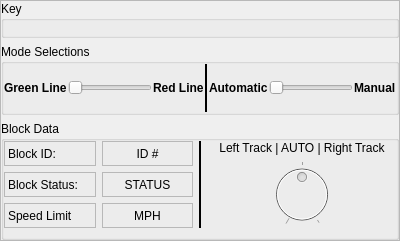
          <widget class="QFrame" name="frame_3">
           <property name="frameShape">
            <enum>QFrame::StyledPanel</enum>
           </property>
           <property name="frameShadow">
            <enum>QFrame::Plain</enum>
           </property>
           <property name="lineWidth">
            <number>2</number>
           </property>
           <layout class="QVBoxLayout" name="verticalLayout_3">
            <property name="leftMargin">
             <number>0</number>
            </property>
            <property name="topMargin">
             <number>0</number>
            </property>
            <property name="rightMargin">
             <number>0</number>
            </property>
            <property name="bottomMargin">
             <number>0</number>
            </property>
            <item>
             <layout class="QVBoxLayout" name="verticalLayout" stretch="1,3,5">
              <item>
               <widget class="QGroupBox" name="groupBox_4">
                <property name="title">
                 <string>Key</string>
                </property>
                <layout class="QHBoxLayout" name="horizontalLayout_7">
                 <property name="leftMargin">
                  <number>0</number>
                 </property>
                 <property name="topMargin">
                  <number>0</number>
                 </property>
                 <property name="rightMargin">
                  <number>0</number>
                 </property>
                 <property name="bottomMargin">
                  <number>0</number>
                 </property>
                 <item>
                  <layout class="QVBoxLayout" name="verticalLayout_5">
                   <item>
                    <widget class="QLabel" name="main_key">
                     <property name="text">
                      <string/>
                     </property>
                     <property name="pixmap">
                      <pixmap>key3.PNG</pixmap>
                     </property>
                     <property name="scaledContents">
                      <bool>true</bool>
                     </property>
                    </widget>
                   </item>
                  </layout>
                 </item>
                </layout>
               </widget>
              </item>
              <item>
               <widget class="QGroupBox" name="groupBox_5">
                <property name="autoFillBackground">
                 <bool>false</bool>
                </property>
                <property name="title">
                 <string>Mode Selections</string>
                </property>
                <layout class="QHBoxLayout" name="horizontalLayout_8">
                 <property name="spacing">
                  <number>1</number>
                 </property>
                 <property name="leftMargin">
                  <number>0</number>
                 </property>
                 <property name="topMargin">
                  <number>0</number>
                 </property>
                 <property name="rightMargin">
                  <number>0</number>
                 </property>
                 <property name="bottomMargin">
                  <number>0</number>
                 </property>
                 <item>
                  <widget class="QLabel" name="label_3">
                   <property name="font">
                    <font>
                     <weight>75</weight>
                     <bold>true</bold>
                    </font>
                   </property>
                   <property name="text">
                    <string>Green Line</string>
                   </property>
                  </widget>
                 </item>
                 <item>
                  <widget class="QSlider" name="main_line_slider">
                   <property name="maximum">
                    <number>1</number>
                   </property>
                   <property name="orientation">
                    <enum>Qt::Horizontal</enum>
                   </property>
                  </widget>
                 </item>
                 <item>
                  <widget class="QLabel" name="label_4">
                   <property name="font">
                    <font>
                     <weight>75</weight>
                     <bold>true</bold>
                    </font>
                   </property>
                   <property name="text">
                    <string>Red Line</string>
                   </property>
                  </widget>
                 </item>
                 <item>
                  <widget class="Line" name="line">
                   <property name="windowModality">
                    <enum>Qt::WindowModal</enum>
                   </property>
                   <property name="sizePolicy">
                    <sizepolicy hsizetype="Fixed" vsizetype="Preferred">
                     <horstretch>0</horstretch>
                     <verstretch>0</verstretch>
                    </sizepolicy>
                   </property>
                   <property name="frameShadow">
                    <enum>QFrame::Plain</enum>
                   </property>
                   <property name="lineWidth">
                    <number>2</number>
                   </property>
                   <property name="orientation">
                    <enum>Qt::Vertical</enum>
                   </property>
                  </widget>
                 </item>
                 <item>
                  <widget class="QLabel" name="label_5">
                   <property name="font">
                    <font>
                     <weight>75</weight>
                     <bold>true</bold>
                    </font>
                   </property>
                   <property name="text">
                    <string>Automatic</string>
                   </property>
                   <property name="alignment">
                    <set>Qt::AlignLeading|Qt::AlignLeft|Qt::AlignVCenter</set>
                   </property>
                  </widget>
                 </item>
                 <item>
                  <widget class="QSlider" name="main_mode_slider">
                   <property name="maximum">
                    <number>1</number>
                   </property>
                   <property name="orientation">
                    <enum>Qt::Horizontal</enum>
                   </property>
                  </widget>
                 </item>
                 <item>
                  <widget class="QLabel" name="label_6">
                   <property name="font">
                    <font>
                     <weight>75</weight>
                     <bold>true</bold>
                    </font>
                   </property>
                   <property name="text">
                    <string>Manual</string>
                   </property>
                   <property name="alignment">
                    <set>Qt::AlignLeading|Qt::AlignLeft|Qt::AlignVCenter</set>
                   </property>
                  </widget>
                 </item>
                </layout>
               </widget>
              </item>
              <item>
               <widget class="QGroupBox" name="groupBox_3">
                <property name="title">
                 <string>Block Data</string>
                </property>
                <layout class="QHBoxLayout" name="horizontalLayout_10">
                 <property name="leftMargin">
                  <number>0</number>
                 </property>
                 <property name="topMargin">
                  <number>0</number>
                 </property>
                 <property name="rightMargin">
                  <number>0</number>
                 </property>
                 <item>
                  <widget class="QWidget" name="widget" native="true">
                   <layout class="QGridLayout" name="gridLayout_2">
                    <property name="leftMargin">
                     <number>0</number>
                    </property>
                    <property name="topMargin">
                     <number>0</number>
                    </property>
                    <property name="rightMargin">
                     <number>0</number>
                    </property>
                    <property name="bottomMargin">
                     <number>0</number>
                    </property>
                    <item row="0" column="0">
                     <layout class="QGridLayout" name="gridLayout">
                      <item row="0" column="1">
                       <widget class="QLabel" name="main_active_block_id">
                        <property name="frameShape">
                         <enum>QFrame::StyledPanel</enum>
                        </property>
                        <property name="text">
                         <string>ID #</string>
                        </property>
                        <property name="alignment">
                         <set>Qt::AlignCenter</set>
                        </property>
                       </widget>
                      </item>
                      <item row="1" column="1">
                       <widget class="QLabel" name="main_active_block_status">
                        <property name="frameShape">
                         <enum>QFrame::StyledPanel</enum>
                        </property>
                        <property name="text">
                         <string>STATUS</string>
                        </property>
                        <property name="alignment">
                         <set>Qt::AlignCenter</set>
                        </property>
                       </widget>
                      </item>
                      <item row="2" column="1">
                       <widget class="QLabel" name="main_active_block_speed_limit">
                        <property name="frameShape">
                         <enum>QFrame::StyledPanel</enum>
                        </property>
                        <property name="text">
                         <string>MPH</string>
                        </property>
                        <property name="alignment">
                         <set>Qt::AlignCenter</set>
                        </property>
                       </widget>
                      </item>
                      <item row="1" column="0">
                       <widget class="QLabel" name="label_10">
                        <property name="frameShape">
                         <enum>QFrame::StyledPanel</enum>
                        </property>
                        <property name="text">
                         <string>Block Status:</string>
                        </property>
                       </widget>
                      </item>
                      <item row="2" column="0">
                       <widget class="QLabel" name="label_11">
                        <property name="frameShape">
                         <enum>QFrame::StyledPanel</enum>
                        </property>
                        <property name="text">
                         <string>Speed Limit</string>
                        </property>
                       </widget>
                      </item>
                      <item row="0" column="0">
                       <widget class="QLabel" name="label_9">
                        <property name="frameShape">
                         <enum>QFrame::StyledPanel</enum>
                        </property>
                        <property name="text">
                         <string>Block ID:</string>
                        </property>
                       </widget>
                      </item>
                     </layout>
                    </item>
                   </layout>
                  </widget>
                 </item>
                 <item>
                  <widget class="Line" name="line_2">
                   <property name="frameShadow">
                    <enum>QFrame::Plain</enum>
                   </property>
                   <property name="lineWidth">
                    <number>2</number>
                   </property>
                   <property name="orientation">
                    <enum>Qt::Vertical</enum>
                   </property>
                  </widget>
                 </item>
                 <item>
                  <widget class="QWidget" name="widget_2" native="true">
                   <layout class="QVBoxLayout" name="verticalLayout_7">
                    <property name="leftMargin">
                     <number>0</number>
                    </property>
                    <property name="topMargin">
                     <number>0</number>
                    </property>
                    <property name="rightMargin">
                     <number>0</number>
                    </property>
                    <property name="bottomMargin">
                     <number>0</number>
                    </property>
                    <item>
                     <layout class="QVBoxLayout" name="verticalLayout_6">
                      <item>
                       <widget class="QLabel" name="label_15">
                        <property name="text">
                         <string>Left Track | AUTO | Right Track</string>
                        </property>
                        <property name="alignment">
                         <set>Qt::AlignCenter</set>
                        </property>
                       </widget>
                      </item>
                      <item>
                       <widget class="QDial" name="main_switch_knob">
                        <property name="enabled">
                         <bool>false</bool>
                        </property>
                        <property name="maximum">
                         <number>2</number>
                        </property>
                        <property name="sliderPosition">
                         <number>1</number>
                        </property>
                        <property name="orientation">
                         <enum>Qt::Horizontal</enum>
                        </property>
                        <property name="invertedAppearance">
                         <bool>false</bool>
                        </property>
                        <property name="invertedControls">
                         <bool>false</bool>
                        </property>
                        <property name="wrapping">
                         <bool>false</bool>
                        </property>
                        <property name="notchesVisible">
                         <bool>true</bool>
                        </property>
                       </widget>
                      </item>
                     </layout>
                    </item>
                   </layout>
                  </widget>
                 </item>
                </layout>
               </widget>
              </item>
             </layout>
            </item>
           </layout>
          </widget>
